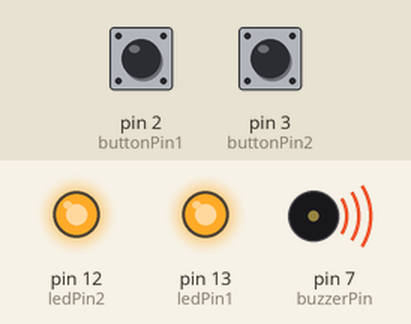
The sketch below on a simulated Arduino Uno, built with avr-gcc and run on an emulated ATmega328P. Shown: output pins drawn as LEDs (lit = HIGH), buzzer (waves = sounding). The inputs (shaded band) are chosen by the test bench; at power-on: pin 2 (buttonPin1) LOW, pin 3 (buttonPin2) LOW. What the sketch prints to the serial monitor is not drawn.

Above: at 1.2 s.
1.3 s: pin 2 (buttonPin1) pulled HIGH for 0.15 s
At 1.38 s:
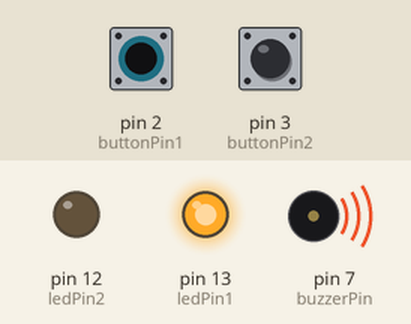
2.9 s: pin 3 (buttonPin2) pulled HIGH for 0.15 s
At 2.98 s:
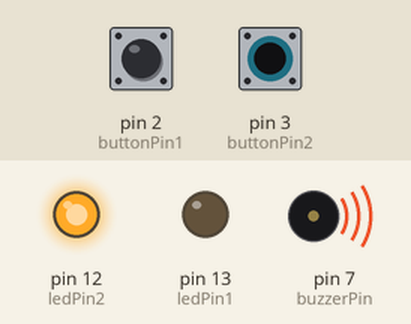
4.5 s: pin 3 (buttonPin2) pulled HIGH for 3.2 s
At 8.6 s:
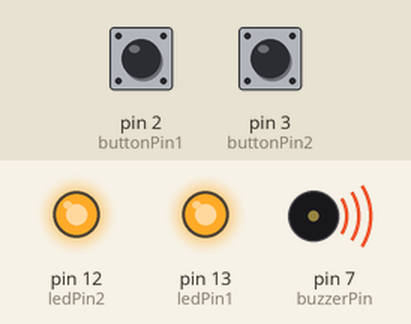
9.2 s: pin 2 (buttonPin1) pulled HIGH for 3.2 s
At 9.7 s:
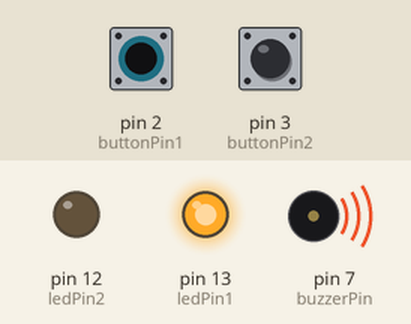
13.9 s: pin 2 (buttonPin1) driven HIGH and pin 3 (buttonPin2) driven HIGH
At 14.3 s:
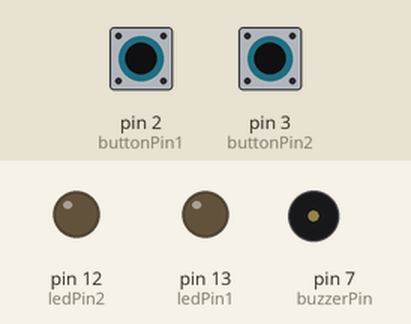
15.4 s: pin 2 (buttonPin1) driven LOW
At 16.6 s:
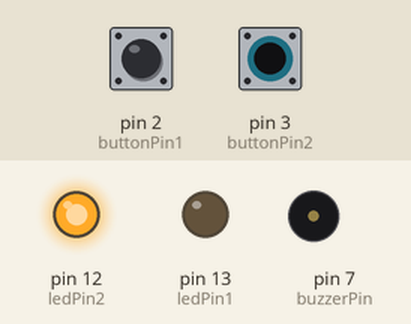
Timing chart, 0 to 19.4 s (numbered marks = the images above; inputs shaded):
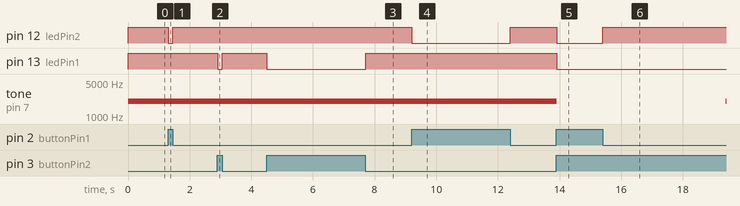

The sketch:

experiencia_2.ino
```cpp
#define ex4

#ifdef ex1
/* Acrescente mais um botão e um led a montagem.
Modifique o programa para que cada botão
acenda um dos led sem acionar o buzzer.*/
int buttonPin1 = 2; // Numero do pino do botão de pressão
int buttonPin2 = 3; // Numero do pino do botão de pressão
int ledPin1 = 13; // Numero do pino do led
int ledPin2 = 12; // Numero do pino do led
int buzzerPin = 7; // Numero do pino do buzzer
int buttonState = 0; // Variável para leitura do estado do botão
// Executa uma vez ao ligar ou reiniciar a placa
void setup() {
pinMode(ledPin1, OUTPUT);
pinMode(ledPin2, OUTPUT);//Inicializa o pino do LED como saída (OUTPUT)
pinMode(buttonPin1, INPUT);
pinMode(buttonPin2, INPUT);// Inicializa o pin do botão como entrada (INPUT)
pinMode(buzzerPin, OUTPUT); //Inicializa o pin do buzzer como saÍda(OUTPUT)
Serial.begin(9600); //Inicia porta serial e define a velocidade de transmissão
}
// Executa infinitamente quando liga a placa
void loop() {
//Lê o estado do botao (HIGH -> +5V -> botão nao press.)(LOW -> 0V botao press)
buttonState = digitalRead(buttonPin1);
Serial.println(buttonState);
// Testa se o botão não está pressionado
// Se sim, o estado do botão e alto (HIGH)
if (buttonState == HIGH) {
digitalWrite(ledPin1, LOW ); // Desliga o LED
noTone(buzzerPin); //desliga buzzer
}
// Senão (Botao pressionado)
else {
digitalWrite(ledPin1,HIGH ); // Liga o LED
}

//Lê o estado do botao (HIGH -> +5V -> botão nao press.)(LOW -> 0V botao press)
buttonState = digitalRead(buttonPin2);
Serial.println(buttonState);
// Testa se o botão não está pressionado
// Se sim, o estado do botão e alto (HIGH)
if (buttonState == HIGH) {
digitalWrite(ledPin2, LOW ); // Desliga o LED2
noTone(buzzerPin); //desliga buzzer
}
// Senão (Botao pressionado)
else {
digitalWrite(ledPin2,HIGH ); // Liga o LED2
}
}
#endif

#ifdef ex2
/*Modifique o programa para o buzzer apitar
quando o led 1 acender*/
// Variaveis
int buttonPin1 = 2; // Numero do pino do botão de pressão
int buttonPin2 = 3; // Numero do pino do botão de pressão
int ledPin1 = 13; // Numero do pino do led
int ledPin2 = 12; // Numero do pino do led
int buzzerPin = 7; // Numero do pino do buzzer
int buttonState = 0; // Variável para leitura do estado do botão
// Executa uma vez ao ligar ou reiniciar a placa
void setup() {
pinMode(ledPin1, OUTPUT);
pinMode(ledPin2, OUTPUT);//Inicializa o pino do LED como saída (OUTPUT)
pinMode(buttonPin1, INPUT);
pinMode(buttonPin2, INPUT);// Inicializa o pin do botão como entrada (INPUT)
pinMode(buzzerPin, OUTPUT); //Inicializa o pin do buzzer como saÍda(OUTPUT)
Serial.begin(9600); //Inicia porta serial e define a velocidade de transmissão
}

// Executa infinitamente quando liga a placa
void loop() {
//Lê o estado do botao (HIGH -> +5V -> botão nao press.)(LOW -> 0V botao press)
buttonState = digitalRead(buttonPin1);
Serial.println(buttonState);
// Testa se o botão não está pressionado
// Se sim, o estado do botão e alto (HIGH)
if (buttonState == HIGH) {
digitalWrite(ledPin1, LOW ); // Desliga o LED
noTone(buzzerPin); //desliga buzzer
}
// Senão (Botao pressionado)
else {
digitalWrite(ledPin1,HIGH ); // Liga o LED
tone(buzzerPin, 2000); //liga buzzer
}
buttonState = digitalRead(buttonPin2);
Serial.println(buttonState);
// Testa se o botão não está pressionado
// Se sim, o estado do botão e alto (HIGH)
if (buttonState == HIGH) {
digitalWrite(ledPin2, LOW ); // Desliga o LED2
noTone(buzzerPin); //desliga buzzer
}
// Senão (Botao pressionado)
else {
digitalWrite(ledPin2,HIGH ); // Liga o LED2
}
}
#endif

#ifdef ex3
/*Modifique o programa para o
buzzer apitar quando o led 2 acender.*/
// Variaveis
int buttonPin1 = 2; // Numero do pino do botão de pressão
int buttonPin2 = 3; // Numero do pino do botão de pressão
int ledPin1 = 13; // Numero do pino do led
int ledPin2 = 12; // Numero do pino do led
int buzzerPin = 7; // Numero do pino do buzzer
int buttonState = 0; // Variável para leitura do estado do botão
// Executa uma vez ao ligar ou reiniciar a placa
void setup() {
pinMode(ledPin1, OUTPUT);
pinMode(ledPin2, OUTPUT);//Inicializa o pino do LED como saída (OUTPUT)
pinMode(buttonPin1, INPUT);
pinMode(buttonPin2, INPUT);// Inicializa o pin do botão como entrada (INPUT)
pinMode(buzzerPin, OUTPUT); //Inicializa o pin do buzzer como saÍda(OUTPUT)
Serial.begin(9600); //Inicia porta serial e define a velocidade de transmissão
}
// Executa infinitamente quando liga a placa
void loop() {
//Lê o estado do botao (HIGH -> +5V -> botão nao press.)(LOW -> 0V botao press)
buttonState = digitalRead(buttonPin1);
Serial.println(buttonState);
// Testa se o botão não está pressionado
// Se sim, o estado do botão e alto (HIGH)
if (buttonState == HIGH) {
digitalWrite(ledPin1, LOW ); // Desliga o LED
noTone(buzzerPin); //desliga buzzer
}
// Senão (Botao pressionado)
else {
digitalWrite(ledPin1,HIGH ); // Liga o LED
}
buttonState = digitalRead(buttonPin2);
Serial.println(buttonState);
// Testa se o botão não está pressionado
// Se sim, o estado do botão e alto (HIGH)
if (buttonState == HIGH) {
digitalWrite(ledPin2, LOW ); // Desliga o LED2
noTone(buzzerPin); //desliga buzzer
}
// Senão (Botao pressionado)
else {
digitalWrite(ledPin2,HIGH ); // Liga o LED2
tone(buzzerPin, 2000); //liga buzzer
}
}
#endif

#ifdef ex4
/*Modifique o programa para o led 1 acender e o
buzzer apitar quando o botão 2 é apertado, e o
led 2 acender e o buzzer apitar quando o botão 1 é apertado.*/

/*Botão 2 é apertado:
led1 acende e buzzer toca

Botão 1 é apertado:
led2 acende e buzzer toca*/
int buttonPin1 = 2; // Numero do pino do botão de pressão
int buttonPin2 = 3; // Numero do pino do botão de pressão
int ledPin1 = 13; // Numero do pino do led
int ledPin2 = 12; // Numero do pino do led
int buzzerPin = 7; // Numero do pino do buzzer
int buttonState = 0; // Variável para leitura do estado do botão
// Executa uma vez ao ligar ou reiniciar a placa
void setup() {
pinMode(ledPin1, OUTPUT);
pinMode(ledPin2, OUTPUT);//Inicializa o pino do LED como saída (OUTPUT)
pinMode(buttonPin1, INPUT);
pinMode(buttonPin2, INPUT);// Inicializa o pin do botão como entrada (INPUT)
pinMode(buzzerPin, OUTPUT); //Inicializa o pin do buzzer como saÍda(OUTPUT)
Serial.begin(9600); //Inicia porta serial e define a velocidade de transmissão
}
// Executa infinitamente quando liga a placa
void loop() {
//Lê o estado do botao (HIGH -> +5V -> botão nao press.)(LOW -> 0V botao press)
buttonState = digitalRead(buttonPin1);
Serial.println(buttonState);
// Testa se o botão não está pressionado
// Se sim, o estado do botão e alto (HIGH)
if (buttonState == HIGH) {
digitalWrite(ledPin2, LOW ); // Desliga o LED
noTone(buzzerPin); //desliga buzzer
}
// Senão (Botao pressionado)
else {
digitalWrite(ledPin2,HIGH ); // Liga o LED
tone(buzzerPin, 2000); //liga buzzer
}
  buttonState = digitalRead(buttonPin2);
Serial.println(buttonState);
// Testa se o botão não está pressionado
// Se sim, o estado do botão e alto (HIGH)
if (buttonState == HIGH) {
digitalWrite(ledPin1, LOW ); // Desliga o LED2
noTone(buzzerPin); //desliga buzzer
}
// Senão (Botao pressionado)
else {
digitalWrite(ledPin1,HIGH ); // Liga o LED2
tone(buzzerPin, 2000); //liga buzzer
}
}

#endif

#ifdef ex5
/*Escreva 2 funções que façam a leitura do estado de
cada um dos botões.*/

int buttonPin1 = 2; // Numero do pino do botão de pressão
int buttonPin2 = 3; // Numero do pino do botão de pressão2
int ledPin1 = 13; // Numero do pino do led1
int ledPin2 = 12; // Numero do pino do led2
int buzzerPin = 7; // Numero do pino do buzzer
int buttonState = 0; // Variável para leitura do estado do botão
int estadoBotao1;
int estadoBotao2;

void setup()
{
pinMode(ledPin1, OUTPUT);
pinMode(ledPin2, OUTPUT);//Inicializa o pino do LED como saída (OUTPUT)
pinMode(buttonPin1, INPUT);
pinMode(buttonPin2, INPUT);// Inicializa o pin do botão como entrada (INPUT)
pinMode(buzzerPin, OUTPUT); //Inicializa o pin do buzzer como saÍda(OUTPUT)
Serial.begin(9600); //Inicia porta serial e define a velocidade de transmissão
}

  // Função para ler o estado do botão 1
int lerBotao1() {
    return digitalRead(buttonPin1);
}

// Função para ler o estado do botão 2
int lerBotao2() {
    return digitalRead(buttonPin2);
}

void loop() {

int estadoBotao1 = lerBotao1();
int estadoBotao2 = lerBotao2();
Serial.println(estadoBotao1);
Serial.println(estadoBotao2);

//Lê o estado do botao (HIGH -> +5V -> botão nao press.)(LOW -> 0V botao press)

// Se sim, o estado do botão e alto (HIGH)
if (estadoBotao1 == HIGH) {
digitalWrite(ledPin2,LOW); // Liga o LED
}
// Senão (Botao pressionado)
else {
digitalWrite(ledPin2, HIGH); // Liga o LED
}

// Testa se o botão não está pressionado
// Se sim, o estado do botão e alto (HIGH)
if (estadoBotao2 == HIGH) {
digitalWrite(ledPin1, LOW ); // Desliga o LED2
}

else {
digitalWrite(ledPin1,HIGH ); // Liga o LED2
}

  if (estadoBotao1 == HIGH && estadoBotao2 == HIGH) {
noTone(buzzerPin);
  }

  else
  {
 	tone(buzzerPin, 2000);
  }
}
#endif

#ifdef ex6
/*Escreva 2 funções que tomam a decisão se
acende ou apaga cada um do led.*/

int buttonPin1 = 2; // Numero do pino do botão de pressão
int buttonPin2 = 3; // Numero do pino do botão de pressão2
int ledPin1 = 13; // Numero do pino do led1
int ledPin2 = 12; // Numero do pino do led2
int buzzerPin = 7; // Numero do pino do buzzer
int buttonState1 = 0; // Variável para leitura do estado do botão 1
int buttonState2 = 0; // Variável para leitura do estado do botão 2

void setup()
{
  pinMode(ledPin1, OUTPUT); // Inicializa o pino do LED1 como saída (OUTPUT)
  pinMode(ledPin2, OUTPUT); // Inicializa o pino do LED2 como saída (OUTPUT)
  pinMode(buttonPin1, INPUT); // Inicializa o pino do botão 1 como entrada (INPUT)
  pinMode(buttonPin2, INPUT); // Inicializa o pino do botão 2 como entrada (INPUT)
  pinMode(buzzerPin, OUTPUT); // Inicializa o pino do buzzer como saída (OUTPUT)
  Serial.begin(9600); // Inicia porta serial e define a velocidade de transmissão
}

// Função para ler o estado do botão 1
int lerBotao1() {
  return digitalRead(buttonPin1);
}

// Função para ler o estado do botão 2
int lerBotao2() {
  return digitalRead(buttonPin2);
}
//Funções dos leds
 int estadoBotao1 = lerBotao1();
 int estadoBotao2 = lerBotao2();

 int ligarLed1() {
if (estadoBotao2 == HIGH) {
digitalWrite(ledPin1,LOW);
}
else {
digitalWrite(ledPin1, HIGH);
}
}

 int ligarLed2() {
if (estadoBotao1 == HIGH) {
digitalWrite(ledPin2,LOW);
}
else {
digitalWrite(ledPin2, HIGH);
}
}

void loop() {
  int estadoBotao1 = lerBotao1();
  int estadoBotao2 = lerBotao2();
  int ligarLed1();
  int ligardLed2();

Serial.println(estadoBotao1);
Serial.println(estadoBotao2);

if (estadoBotao1 == HIGH) {
ligarLed2 ();
}

else {
digitalWrite(ledPin2, HIGH);
}


if (estadoBotao2 == HIGH) {
ligarLed1 ();
}

else {
digitalWrite(ledPin1,HIGH );
}

  if (estadoBotao1 == HIGH && estadoBotao2 == HIGH) {
noTone(buzzerPin);
  }

  else
  {
 	tone(buzzerPin, 2000);
  }
}
#endif

#ifdef ex7
/*Escreva 1 função que tomam a decisão de apitar ou
não o buzzer.*/

int buttonPin1 = 2; // Numero do pino do botão de pressão
int buttonPin2 = 3; // Numero do pino do botão de pressão2
int ledPin1 = 13; // Numero do pino do led1
int ledPin2 = 12; // Numero do pino do led2
int buzzerPin = 7; // Numero do pino do buzzer
int buttonState1 = 0; // Variável para leitura do estado do botão 1
int buttonState2 = 0; // Variável para leitura do estado do botão 2

void setup()
{
  pinMode(ledPin1, OUTPUT); // Inicializa o pino do LED1 como saída (OUTPUT)
  pinMode(ledPin2, OUTPUT); // Inicializa o pino do LED2 como saída (OUTPUT)
  pinMode(buttonPin1, INPUT); // Inicializa o pino do botão 1 como entrada (INPUT)
  pinMode(buttonPin2, INPUT); // Inicializa o pino do botão 2 como entrada (INPUT)
  pinMode(buzzerPin, OUTPUT); // Inicializa o pino do buzzer como saída (OUTPUT)
  Serial.begin(9600); // Inicia porta serial e define a velocidade de transmissão
}

// Função para ler o estado do botão 1
int lerBotao1() {
  return digitalRead(buttonPin1);
}

// Função para ler o estado do botão 2
int lerBotao2() {
  return digitalRead(buttonPin2);
}
//Funções dos leds
 int estadoBotao1 = lerBotao1();
 int estadoBotao2 = lerBotao2();

 int ligarLed1() {
if (estadoBotao2 == HIGH) {
digitalWrite(ledPin1,LOW);
}
else {
digitalWrite(ledPin1, HIGH);
}
}

 int ligarLed2() {
if (estadoBotao1 == HIGH) {
digitalWrite(ledPin2,LOW);
}
else {
digitalWrite(ledPin2, HIGH);
}
}

//Função que decide os botões
int ligarBuzzer()
{
  if (estadoBotao1 == HIGH && estadoBotao2 == HIGH) {
noTone(buzzerPin);
  }

  else
  {
 	tone(buzzerPin, 2000);
  }
}

void loop() {
  int estadoBotao1 = lerBotao1();
  int estadoBotao2 = lerBotao2();
  int ligarLed1();
  int ligardLed2();

Serial.println(estadoBotao1);
Serial.println(estadoBotao2);

if (estadoBotao1 == HIGH) {
ligarLed2 ();
}

else {
digitalWrite(ledPin2, HIGH);
}


if (estadoBotao2 == HIGH) {
ligarLed1 ();
}

else {
digitalWrite(ledPin1,HIGH );
}

ligarBuzzer ();

}
#endif

#ifdef ex8
/*Copie e cole a música*/

#define DO 264
#define RE 297
#define MI 330
#define FA 352
#define SOL 396
#define LA 440
#define SI 495
#define D 500
#define N 29

int notas[][2] = { {SOL, D/2}, {SOL, D/2}, {LA,D*2}, {SOL, D}, {DO*2,D},
{SI,D*3}, {SOL, D/2}, {SOL, D/2}, {LA,D*2}, {SOL,D }, {RE*2,D }, {DO*2,D },
{DO*2,D }, {0,D }, {MI*2,D/2 }, {MI*2,D/2 }, {SOL*2,D*2 }, {MI*2,D }, {DO*2,D
},
{SI,D }, {LA,D }, {0,D }, {FA*2,D/2 }, {FA*2,D/2 }, {MI*2,D*2 }, {DO*2,D },
{RE*2,D }, {DO*2,D }, {DO*2,D*3} };

int duracao;
int nota;
int buzzerPin = 7;
int buttonPin1 = 2; // Numero do pino do botão de pressão
int buttonState = 0; // Variável para leitura do estado do botão

void setup(){
pinMode(buzzerPin,OUTPUT);
pinMode(buttonPin1, INPUT);
}

void loop(){
buttonState = digitalRead(buttonPin1);
Serial.println(buttonState);
  	if (buttonState == HIGH)
    {
    noTone(buzzerPin);
    }

  	else
    {
      for (int i = 0; i < N; i++){
nota = notas[i][0];
duracao = notas[i][1];
tone(buzzerPin, nota, duracao);
delay(duracao);
}
}
}
#endif
```

Measured:
- after the input at 1.3 s, pin 12 (ledPin2): HIGH → LOW at once, → HIGH 0.15 s later
- after the input at 2.9 s, pin 13 (ledPin1): HIGH → LOW at once, → HIGH 0.15 s later
- after the input at 4.5 s, pin 13 (ledPin1): HIGH → LOW at once, → HIGH 3.2 s later
- after the input at 9.2 s, pin 12 (ledPin2): HIGH → LOW at once, → HIGH 3.2 s later
- after the input at 13.9 s, pin 12 (ledPin2), pin 13 (ledPin1): HIGH → LOW at once; tone on pin 7 (buzzerPin): 2000 Hz → silent at once
- after the input at 15.4 s, pin 12 (ledPin2): LOW → HIGH at once; tone on pin 7 (buzzerPin): silent → 2000 Hz after 4.0 s
